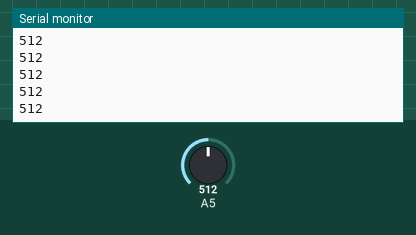
Bench run of a sketch on a simulated Arduino Uno, built with avr-gcc and run on an emulated ATmega328P. Shown: the last lines printed to the serial monitor. Inputs (shaded band) come from the test bench; at power-on: A5 = 512.

Above: at 1.2 s.
1.3 s: A5 set to 716
At 2.3 s:
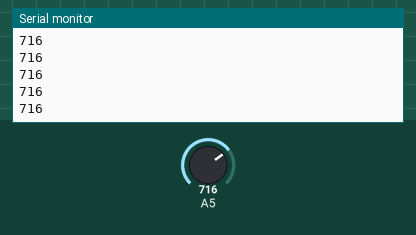
2.8 s: A5 set to 900
At 3.7 s:
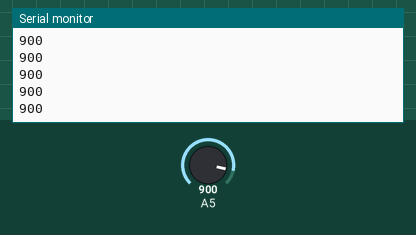
Timing chart, 0 to 5.8 s (numbered marks = the images above; inputs shaded):
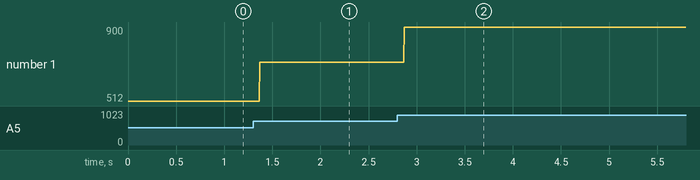

Measured:
- after the input at 1.3 s, the serial monitor: prints a new line after 0.07 s (image 1)
- after the input at 2.8 s, the serial monitor: prints a new line after 0.07 s (image 2)
- plotted number 1: 512 → 716 after the input at 1.3 s, 716 → 900 after the input at 2.8 s

The sketch:

Read.ino
```cpp
int Read = A5;
void setup() {
  // put your setup code here, to run once:
Serial.begin(9600);
pinMode(A5, INPUT);
}

void loop() {
  // put your main code here, to run repeatedly:
int reading = analogRead(A5);
if(reading !=0)
  Serial.println(reading);
}
```
